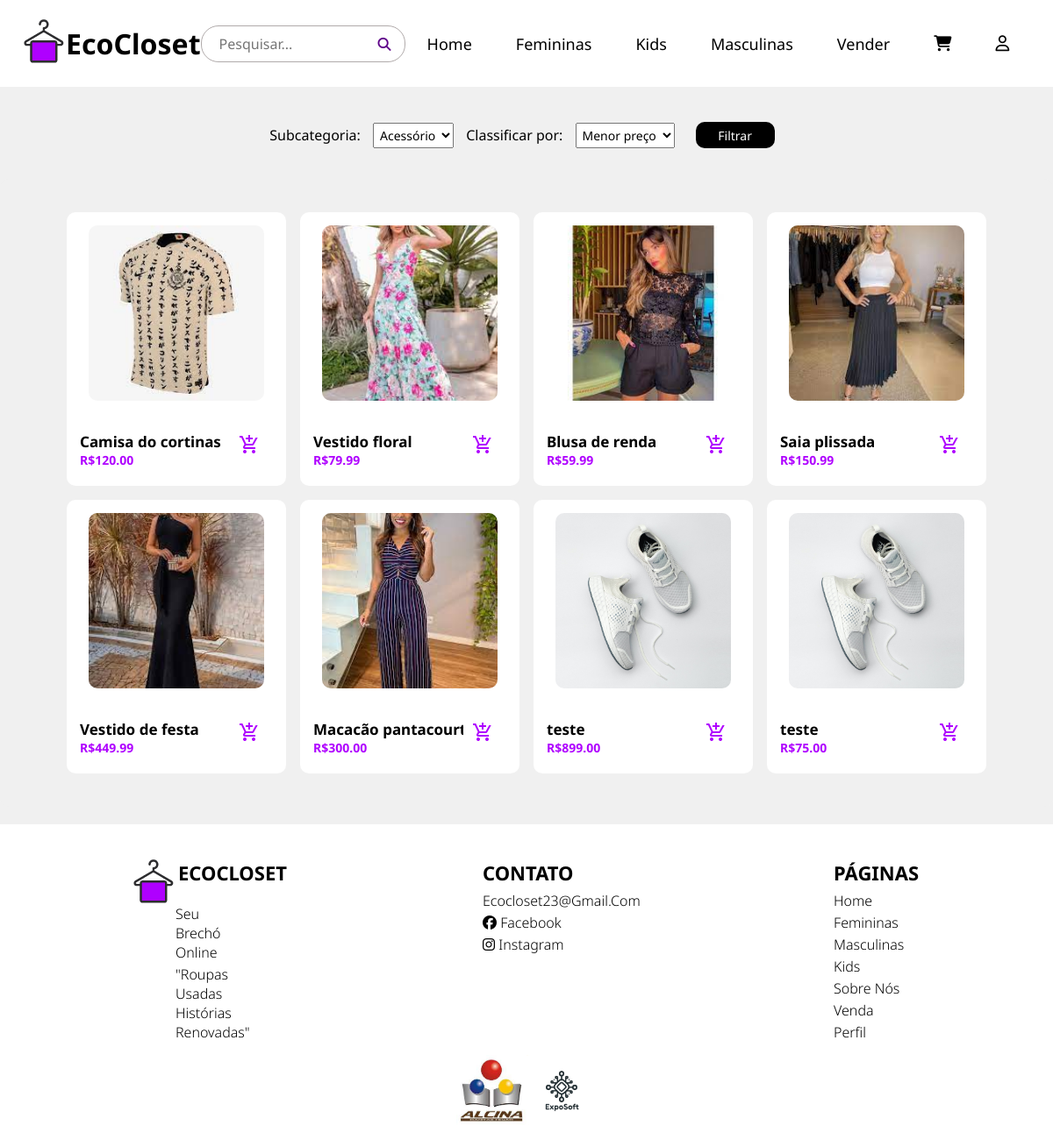
Page /feminina.php on the committed database.
### tables this page shows
CREATE TABLE `cadastro_prod` (
  `idproduto` int(11) NOT NULL,
  `nome_prod` varchar(25) NOT NULL,
  `descricao_prod` varchar(70) NOT NULL,
  `valor` decimal(10,2) NOT NULL,
  `categoria` varchar(20) NOT NULL,
  `subcategoria` varchar(25) NOT NULL,
  `condicao` varchar(30) NOT NULL,
  `path` varchar(100) NOT NULL,
  `nome_og_arq` varchar(70) NOT NULL,
  `id_usu` int(11) NOT NULL
);

### feminina.php (the view, shortened to what this page needs)
<!DOCTYPE html>
<html lang="pt_br">
<head>
  <link rel="stylesheet" href="https://cdnjs.cloudflare.com/ajax/libs/font-awesome/4.7.0/css/font-awesome.min.css">
  <link rel="stylesheet" href="estilos/style.css">
  <link rel="stylesheet" href="estilos/media-query.css">
</head>
<body class="bodyprod">
  <?php
  include("menu.php");
  ?>
  <div class="filter-bar">
    <form action="filterPage.php" method="post">
      <label for="subcategory" class="subcategory">Subcategoria:</label>
      <select name="subcategoria" id="subcategory">
        <option value="Acessório">Acessório</option>
      </select>
      <label for="sort" class="subcategory">Classificar por:</label>
      <select name="sort" id="sort">
        <option value="caro">Menor preço</option>
      </select>
      <button class="filter-button" name="filtrar" value="Feminina"> Filtrar</button>
    </form>
  </div>
  <?php
  include("includes/conexao.php");
  $consulta = "SELECT * FROM cadastro_prod WHERE categoria = 'Feminina'";
  $resultado = mysqli_query($conexao, $consulta);
  if (mysqli_num_rows($resultado) > 0) {
    echo  ' <div class="container">';
    while ($produto = mysqli_fetch_assoc($resultado)) {
      echo '<a href="paginaprod.php?id=' . $produto['idproduto'] . '"><div class="clothing-item">';
      echo '<img src="' . $produto['path'] . '" alt="Calça jeans">';
      echo '<br>';
      echo '<br>';
      echo '<div class="btncarrinho"><a href="adicionaCarrinho.php?idproduto=' . $produto['idproduto'] . '"><span class="material-symbols-outlined" id="prod-neckklace">add_shopping_cart</span></a></div>';
      echo '<div class="clothing-details">';
      echo '<h3 class="h3produtos">' . $produto['nome_prod'] . '</h3>';
      echo ' <p class="clothing-price"><strong>R$' . $produto['valor'] . ' </strong></p>';
      echo '</div>';
      echo '</div>';
      echo '</a>';
    }
    echo  '</div>';
  } else {
    echo '<p>Nenhum produto encontrado.</p>';
  }
  ?>
  <?php
  include("includes/footer.php");
  ?>
</body>
</html>

### estilos/style.css (style rules this page uses)
* { font-family: 'Noto Sans', sans-serif; margin: 0; padding: 0; box-sizing: border-box; }
body { background-color: #f1f1f1; }
.filter-bar { align-items: center; justify-content: center; padding: 15px; padding-top: 40px; display: block; text-align: center; flex-direction: column; }
.filter-bar select, .filter-bar button { margin-left: 10px; font-size: 14px; padding: 3px; margin-right: 10px; }
.filter-button { background-color: #000000; color: #ffffff; border: none; cursor: pointer; transition: 0.2s; border-radius: 10px; width: 90px; height: 30px; }
.filter-bar form { display: none; }
@media (min-width: 768px) { .filter-bar form { display: block; } }
.bodyprod { font-family: Arial, sans-serif; background-color: #f0f0f0; margin: 0; padding: 0; font-family: 'Roboto', sans-serif; }
.h3produtos { font-size: 17px; }
.container { display: flex; flex-wrap: wrap; justify-content: center; max-width: 1300px; margin: 20px auto; padding: 30px; background-color: #f0f0f0; border-radius: 10px; }
.clothing-item { width: 250px; margin: 8px; background-color: #ffffff; border-radius: 10px; text-align: center; padding: 15px; align-items: center; position: relative; overflow: hidden; }
.clothing-item img { width: 200px; height: 200px; object-fit: cover; border-radius: 10px; margin-bottom: 15px; transition: transform 0.4s ease; }
.btncarrinho .material-symbols-outlined { background-color: #ffffff; padding: 5px 10px; border-radius: 5px; font-size: 24px; position: absolute; top: 248px; right: 20px; cursor: pointer; transition: transform 0.3s ease; text-decoration: none; color: #AF00FF; }
.clothing-details { text-align: left; align-items: left; font-size: 12px; margin-top: -7px; }
.clothing-price { font-weight: bolder; font-size: 14px; color: #AF00FF; margin-bottom: 5px; }
:root { --primary: #275efe; --primary-light: #7699ff; --dark: #1c212e; --grey-dark: #3f4656; --grey: #6c7486; --grey-light: #cdd9ed; --white: #fff; --green: #16bf78; --sand: #dcb773; --sand-light: #edd9a9; }

### rows in the picture
cadastro_prod: path (picture), nome_prod "Camisa do cortinas", valor "120.00"
cadastro_prod: path (picture), nome_prod "Vestido floral", valor "79.99"
cadastro_prod: path (picture), nome_prod "Blusa de renda", valor "59.99"
cadastro_prod: path (picture), nome_prod "Saia plissada", valor "150.99"
cadastro_prod: path (picture), nome_prod "Vestido de festa", valor "449.99"
cadastro_prod: path (picture), nome_prod "Macacão pantacourt", valor "300.00"
cadastro_prod: path (picture), nome_prod "teste", valor "899.00"
cadastro_prod: path (picture), nome_prod "teste", valor "75.00"
